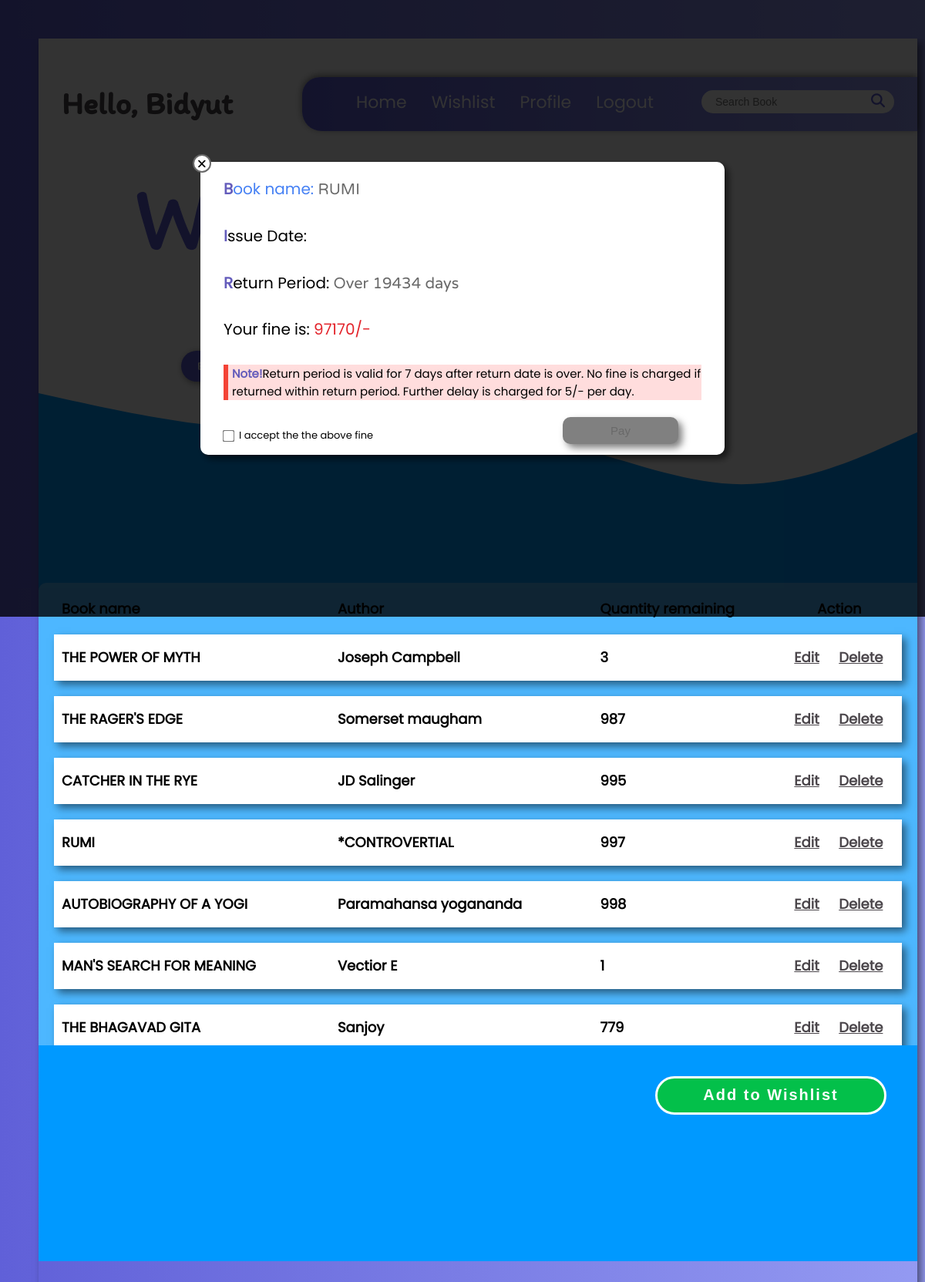
Screenshot of /LibraryHomepage.php?returnactivation=4 (signed in) with the database file from the repository.
### tables this page shows
CREATE TABLE `information` (
  `id` int(11) NOT NULL,
  `Firstname` varchar(256) NOT NULL,
  `Middlename` varchar(256) NOT NULL,
  `last Name` varchar(256) NOT NULL,
  `phone number` varchar(256) NOT NULL,
  `EmailId` varchar(256) NOT NULL
);

CREATE TABLE `book_info` (
  `Id` int(11) NOT NULL,
  `Book name` varchar(256) NOT NULL,
  `Author` varchar(256) NOT NULL DEFAULT '*CONTROVERTIAL',
  `description` varchar(500) NOT NULL DEFAULT 'Not provided',
  `BOOK id` varchar(256) NOT NULL,
  `AVL book` int(11) NOT NULL
);

### LibraryHomepage.php (the view, shortened to what this page needs)
<?php
include("connection/connection.php");
$newid = $_SESSION['id'];
$admin = $_SESSION['admin'];
$query1 = "SELECT * FROM `information` WHERE `id`='$newid'";
$result1 = mysqli_query($connection, $query1);
$rowarr1 = mysqli_fetch_array($result1);
$name = $rowarr1['Firstname'];
if (isset($_REQUEST['returnactivation'])) {
    $bookid2 = $_REQUEST['returnactivation'];
    $query5 = "SELECT * FROM `book_info` WHERE `Id`='$bookid2' ";
    $result5 = mysqli_query($connection, $query5);
    $rowarr6 = mysqli_fetch_array($result5);
    $name1 = $rowarr6['Book name'];
    $query6 = "SELECT * FROM `bookstaken` WHERE `student-id`='$newid' AND `BookId`='$bookid2' ";
    $result6 = mysqli_query($connection, $query6);
    $rowarr7 = mysqli_fetch_array($result6);
    $issuedate = $rowarr7['IssueDate'];
    $borrowtime = $rowarr7['borrowtime'];
    $returndate = strtotime(date('Y-m-d', strtotime($issuedate . '+' . $borrowtime)));
    $currentdate = strtotime(date('Y-m-d'));
    $returndateObj = date_create(date('Y-m-d', strtotime($issuedate . '+' . $borrowtime)));
    $currdateObj = date_create(date('Y-m-d'));
    $dateDifference = date_diff($currdateObj, $returndateObj);
    if ($returndate >= $currentdate) {
        $hasfine = false;
        $timeLeft = ((int) $dateDifference->format("%a")) + 7;
    } else {
        $timeLeft = ((int) $dateDifference->format("%a"));
        if ($timeLeft > 7) {
            $hasfine = true;
            $fine = ($timeLeft - 7) * 5;
            $timeLeft -= 7;
        } else {
            $hasfine = false;
        }
    }
}
$searching = "";
if (isset($_REQUEST['search'])) {
    $searching = $_REQUEST['search'];
    $query2 = "SELECT * FROM `book_info` WHERE `Book name` LIKE '%$searching%' OR `BOOK id` LIKE '%$searching%' ";
    $result2 = mysqli_query($connection, $query2);
} else {
    $query2 = "SELECT * FROM `book_info` ORDER BY `Id`";
    $result2 = mysqli_query($connection, $query2);
}
?>
<!DOCTYPE html>
<html>
<head>
    <link href="css/floatingWindow.css" rel="stylesheet">
    <link href="css/css-homepage.css" rel="stylesheet">
    <link rel="stylesheet" href="https://cdnjs.cloudflare.com/ajax/libs/font-awesome/6.3.0/css/all.min.css"
 />
</head>
<body>
    <div class="borderTop" id="borderTop"></div>
    <div id="supermainDiv">
        <div class="maindiv" id="mainDiv">
            <div class="scrollToggle" id="scrollToggle"></div>
            <div class="logo" id="logo">
                <div id="welcomename">Hello,
                    <?php echo $name; ?>
                </div>
                <div class="navigationBar" id="navigatonBAr">
                    <div id="home"><a href="#bgImage" id="profile">Home</a></div>
                    <div id="Wishlist">Wishlist</div>
                    <div id="Profile"><a onclick="" id="profile">Profile</a></div>
                    <div id="Logout"><a href="logout.php" id="logout">Logout</a></div>
                    <div id="searchBar">
                        <input type="text" name="" id="SearchBox" placeholder="Search Book"
                            value="<?php echo $searching; ?>" onclick="isSearching()">
                        <div class="searchIcon" onclick="searchBook()"><i class="fa-solid fa-magnifying-glass"></i>
                        </div>
                    </div>
                </div>
            </div>
            <div id="textArea">
                <div id="welcomeText">
                    <div id="welcome">Welcome</div>
                    <div id="ToTheLibrary">to the Library</div>
                </div>
                <div id="buttonDiv">
                    <div id="form1">
                        <a href="#secondDivbgImage"> <input type="button" value="Browse Books" id="button1"> </a>
                    </div>
                    <?php
                    if ($admin == 'Y') { ?>
                        <form id="form2" action="" onsubmit="">
                        </form>
                    <?php } ?>
                </div>
            </div>
            <div id="secondDivbgImage">
                <div class="tablescroll">
                    <table>
                        <?php
                        if (mysqli_num_rows($result2) == 0) {
                            ?>
                            <th id="noBook" rowspan="4">No Book was found with keyword "
                                <?php echo $searching; ?>"
                            </th>
                            <?php
                        } else {
                            ?>
                            <tr>
                                <th>Book name</th>
                                <th>Author</th>
                                <th>Quantity remaining</th>
                                <th id="action" <?php if ($admin == 'Y') {
                                    echo "colspan=2";
                                } ?>>Action</th>
                            </tr>
                            <?php
                            while ($rowarr2 = mysqli_fetch_array($result2)) {
                                ?>
                                <tr id="book-detail">
                                    <td>
                                        <?php echo $rowarr2['Book name']; ?>
                                    </td>
                                    <td>
                                        <?php echo $rowarr2['Author']; ?>
                                    </td>
                                    <td>
                                        <?php echo $rowarr2['AVL book']; ?>
                                    </td>
                                    <?php if ($admin == 'Y') { ?>
                                        <td><a href="bookinfo.php?idOfBook=<?php echo $rowarr2['Id']; ?>" id="edit">Edit</a>
                                        </td>
                                        <td><a href="" id="delete">Delete</a></td>
                                    <?php
                                    }
                            }
                        }
                        ?>
                    </table>
                </div>
                <div class="addWishlistBtn"><input type="submit" name="addToWishlist" id="addToWishlist"
                        value="Add to Wishlist">
                </div>
                <div class="mainBox2 invisible">
                    <div class="contentwhole">
                        <div class="circleCross" onclick="returnInvisible()">
                            <div class="x">x</div>
                        </div>
                        <form action="">
                            <div class="contentBox">
                                <div class="bookname"><strong>B</strong>ook name: <span class="phpvar"
                                        id="ReturnBookName"><?php echo $name1; ?></span></div>
                                <div class="issueDate"><strong>I</strong>ssue Date: </div>
                                <div class="returnPeriod"><strong>R</strong>eturn Period: <span class="phpvar">
                                        <?php
                                        if ($hasfine) {
                                            echo "Over " . $timeLeft . " days";
                                        } else {
                                            echo $timeLeft . " days";
                                        }
                                        ?>
                                    </span>
                                </div>
                                <?php if ($hasfine) { ?>
                                    <div class="fineText">Your fine is: <span class="fine">
                                            <?php echo $fine; ?>/-
                                        </span></div>
                                <?php } ?>
                                <div class="info"><strong>Note!</strong>Return period is valid for 7 days after return
                                    date is over. No fine is charged if returned within return period. Further delay is
                                    charged for 5/- per day.</div>
                                <div class="payButton">
                                    <input type="checkbox" name="terms" id="checkbox2" value="good"
                                        onclick="acceptTnC2()">
                                    <label for="checkbox2">I accept the the above fine</label>
                                    <input type="submit" value="<?php if ($hasfine) {
                                        echo "Pay";
                                    } else {
                                        echo "Return";
                                    } ?>" id="confirmbtn2" disabled>
                                </div>
                            </div>
                        </form>
                    </div>
                </div>
            </div>
        </div>
    </div>
</body>
</html>

### css/floatingWindow.css (style rules this page uses)
* { margin: 0; padding: 0; }
html { font-family: poppins; font-size: 62.5%; }
.contentwhole { position: relative; width: 70rem; height: 40rem; display: flex; justify-content: center; align-items: center; }
.circleCross { top: 0; left: 0; height: 2rem; width: 2rem; border-radius: 50%; font-size: 1.8rem; border: .2rem solid #696969; display: flex; justify-content: center; align-items: center; position: absolute; cursor: pointer; transition: 0.5s; background-color: white; z-index: 10; }
.x { position: absolute; top: -0.2rem; left: .5rem; transform: scaleX(1.2); font-family: rounded; pointer-events: none; }
.contentBox { display: flex; flex-direction: column; justify-content: space-between; position: relative; width: 68rem; height: 38rem; background-color: white; padding-top: 2rem; padding-left: 3rem; box-sizing: border-box; font-size: 2rem; box-shadow: .5rem .5rem 1rem rgba(0, 0, 0, 0.6); border-radius:1rem ; }
.info { background-color: #ffdddd; border-left: .6rem solid #f44336; font-size: 1.5rem; padding-left: .5rem; box-sizing: border-box; width: 62rem; }
#confirmbtn2 { position: absolute; right: 6rem; bottom: 1.4rem; height: 3.5rem; width: 15rem; border-radius: 1rem; background-color: #4681f4; border: none; color: white; font-size: 1.5rem; cursor: pointer; transition: 0.5s; box-shadow: .5rem .5rem 1rem rgba(0, 0, 0, 0.5); }
#confirmbtn2:disabled { background-color: gray; color: #696969; cursor: not-allowed; }
.bookname, .author, .bookId, .bookTime { color: #4681f4; }
strong { color: #645cbb; }
.phpvar { font-family: rounded; color: #696969; }
.mainBox2 { width: 100vw; height: 100vh; position: fixed; top: 0; left: 0; display: flex; justify-content: center; align-items: center; background-color: rgba(0, 0, 0, 0.8); z-index: 10000; }
.payButton { width: 100%; height: 4rem; position: relative; }
.payButton input[type="checkbox"] { transform: scale(1.2); accent-color: #645cbb; }
.payButton label { position: absolute; font-size: 1.3rem; top:0.5rem; left: 2rem; }

### rows the page displays
information: Firstname "Bidyut"
book_info: Book name "THE POWER OF MYTH", Author "Joseph Campbell", AVL book "3"
book_info: Book name "THE RAGER'S EDGE", Author "Somerset maugham", AVL book "987"
book_info: Book name "CATCHER IN THE RYE", Author "JD Salinger", AVL book "995"
book_info: Book name "RUMI", Author "*CONTROVERTIAL", AVL book "997"
book_info: Book name "AUTOBIOGRAPHY OF A YOGI", Author "Paramahansa yogananda", AVL book "998"
book_info: Book name "MAN'S SEARCH FOR MEANING", Author "Vectior E", AVL book "1"
book_info: Book name "THE BHAGAVAD GITA", Author "Sanjoy", AVL book "779"

### other values shown
$timeLeft "19434"
$fine "97170"
